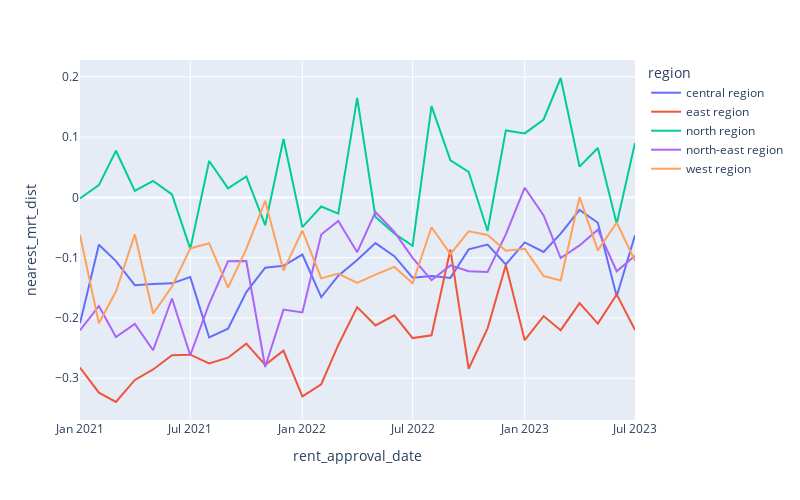

The code cell stored with this chart in its notebook:
### Code cell
train_df_cleaned_final.groupby(['rent_approval_date', 'region'])[['psqm', 'nearest_mrt_dist']].corr().iloc[0::2,-1].reset_index().plot.line(x='rent_approval_date', y='nearest_mrt_dist', color='region', width=800, height=500)

### Figure 1 — Plotly figure (JSON) as saved in the notebook; plotly's stock layout.template omitted (floating-point values rounded to 4 significant figures)
{"data": [{"hovertemplate": "region=central region<br>rent_approval_date=%{x}<br>nearest_mrt_dist=%{y}<extra></extra>", "legendgroup": "central region", "line": {"color": "#636efa", "dash": "solid"}, "marker": {"symbol": "circle"}, "mode": "lines", "name": "central region", "orientation": "v", "showlegend": true, "type": "scatter", "x": ["2021-01", "2021-02", "2021-03", "2021-04", "2021-05", "2021-06", "2021-07", "2021-08", "2021-09", "2021-10", "2021-11", "2021-12", "2022-01", "2022-02", "2022-03", "2022-04", "2022-05", "2022-06", "2022-07", "2022-08", "2022-09", "2022-10", "2022-11", "2022-12", "2023-01", "2023-02", "2023-03", "2023-04", "2023-05", "2023-06", "2023-07"], "xaxis": "x", "y": [-0.2087, -0.07843, -0.1057, -0.1457, -0.1436, -0.1426, -0.1322, -0.2324, -0.2177, -0.1571, -0.1167, -0.1136, -0.0948, -0.1653, -0.1298, -0.1038, -0.07589, -0.09756, -0.1331, -0.1306, -0.1335, -0.08618, -0.07829, -0.1112, -0.07467, -0.09054, -0.06003, -0.02072, -0.0421, -0.1641, -0.06277], "yaxis": "y"}, {"hovertemplate": "region=east region<br>rent_approval_date=%{x}<br>nearest_mrt_dist=%{y}<extra></extra>", "legendgroup": "east region", "line": {"color": "#EF553B", "dash": "solid"}, "marker": {"symbol": "circle"}, "mode": "lines", "name": "east region", "orientation": "v", "showlegend": true, "type": "scatter", "x": ["2021-01", "2021-02", "2021-03", "2021-04", "2021-05", "2021-06", "2021-07", "2021-08", "2021-09", "2021-10", "2021-11", "2021-12", "2022-01", "2022-02", "2022-03", "2022-04", "2022-05", "2022-06", "2022-07", "2022-08", "2022-09", "2022-10", "2022-11", "2022-12", "2023-01", "2023-02", "2023-03", "2023-04", "2023-05", "2023-06", "2023-07"], "xaxis": "x", "y": [-0.2823, -0.3239, -0.3394, -0.3028, -0.2854, -0.2617, -0.2609, -0.2755, -0.2659, -0.2425, -0.2778, -0.2542, -0.3302, -0.3099, -0.2447, -0.182, -0.2124, -0.1955, -0.2334, -0.2288, -0.08651, -0.2843, -0.2172, -0.1123, -0.2369, -0.1969, -0.2203, -0.1754, -0.2094, -0.1609, -0.22], "yaxis": "y"}, {"hovertemplate": "region=north region<br>rent_approval_date=%{x}<br>nearest_mrt_dist=%{y}<extra></extra>", "legendgroup": "north region", "line": {"color": "#00cc96", "dash": "solid"}, "marker": {"symbol": "circle"}, "mode": "lines", "name": "north region", "orientation": "v", "showlegend": true, "type": "scatter", "x": ["2021-01", "2021-02", "2021-03", "2021-04", "2021-05", "2021-06", "2021-07", "2021-08", "2021-09", "2021-10", "2021-11", "2021-12", "2022-01", "2022-02", "2022-03", "2022-04", "2022-05", "2022-06", "2022-07", "2022-08", "2022-09", "2022-10", "2022-11", "2022-12", "2023-01", "2023-02", "2023-03", "2023-04", "2023-05", "2023-06", "2023-07"], "xaxis": "x", "y": [-0.001667, 0.02031, 0.07734, 0.01091, 0.02736, 0.005006, -0.08538, 0.06033, 0.01491, 0.0348, -0.04619, 0.09671, -0.04942, -0.01521, -0.02705, 0.1651, -0.03234, -0.05984, -0.08023, 0.1512, 0.06162, 0.04221, -0.05578, 0.1111, 0.1061, 0.1292, 0.198, 0.05094, 0.08199, -0.04376, 0.09017], "yaxis": "y"}, {"hovertemplate": "region=north-east region<br>rent_approval_date=%{x}<br>nearest_mrt_dist=%{y}<extra></extra>", "legendgroup": "north-east region", "line": {"color": "#ab63fa", "dash": "solid"}, "marker": {"symbol": "circle"}, "mode": "lines", "name": "north-east region", "orientation": "v", "showlegend": true, "type": "scatter", "x": ["2021-01", "2021-02", "2021-03", "2021-04", "2021-05", "2021-06", "2021-07", "2021-08", "2021-09", "2021-10", "2021-11", "2021-12", "2022-01", "2022-02", "2022-03", "2022-04", "2022-05", "2022-06", "2022-07", "2022-08", "2022-09", "2022-10", "2022-11", "2022-12", "2023-01", "2023-02", "2023-03", "2023-04", "2023-05", "2023-06", "2023-07"], "xaxis": "x", "y": [-0.2206, -0.1801, -0.2316, -0.2098, -0.2535, -0.1677, -0.2618, -0.1765, -0.1058, -0.1057, -0.2813, -0.1861, -0.1909, -0.06149, -0.03898, -0.09089, -0.02437, -0.05735, -0.1004, -0.1374, -0.1128, -0.1225, -0.1237, -0.06132, 0.01605, -0.02985, -0.1006, -0.07963, -0.05349, -0.1226, -0.09666], "yaxis": "y"}, {"hovertemplate": "region=west region<br>rent_approval_date=%{x}<br>nearest_mrt_dist=%{y}<extra></extra>", "legendgroup": "west region", "line": {"color": "#FFA15A", "dash": "solid"}, "marker": {"symbol": "circle"}, "mode": "lines", "name": "west region", "orientation": "v", "showlegend": true, "type": "scatter", "x": ["2021-01", "2021-02", "2021-03", "2021-04", "2021-05", "2021-06", "2021-07", "2021-08", "2021-09", "2021-10", "2021-11", "2021-12", "2022-01", "2022-02", "2022-03", "2022-04", "2022-05", "2022-06", "2022-07", "2022-08", "2022-09", "2022-10", "2022-11", "2022-12", "2023-01", "2023-02", "2023-03", "2023-04", "2023-05", "2023-06", "2023-07"], "xaxis": "x", "y": [-0.06249, -0.2089, -0.1561, -0.06119, -0.1927, -0.148, -0.08468, -0.07598, -0.1497, -0.08537, -0.005773, -0.1214, -0.05499, -0.1343, -0.1262, -0.1419, -0.1281, -0.1153, -0.1425, -0.04953, -0.09418, -0.05637, -0.06247, -0.08863, -0.08526, -0.1305, -0.1377, 0.000692, -0.08795, -0.04161, -0.1054], "yaxis": "y"}], "layout": {"height": 500, "legend": {"title": {"text": "region"}, "tracegroupgap": 0}, "margin": {"t": 60}, "width": 800, "xaxis": {"anchor": "y", "domain": [0, 1], "title": {"text": "rent_approval_date"}}, "yaxis": {"anchor": "x", "domain": [0, 1], "title": {"text": "nearest_mrt_dist"}}}}
